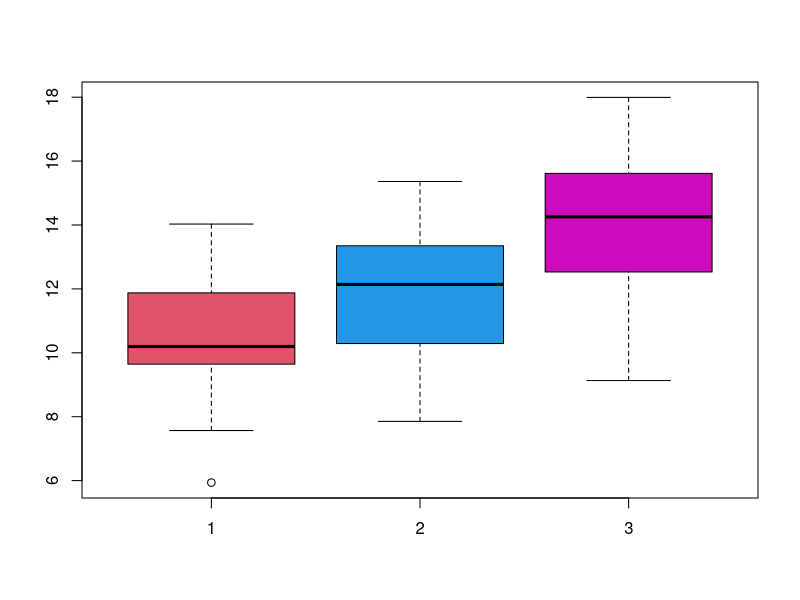

R code for this plot:
# Zadanie 7 (Test Kruskala-Wallisa)
# Masz trzy grupy:
#     Grupa A: rnorm(30, mean=10, sd=2)
#     Grupa B: rnorm(30, mean=12, sd=2)
#     Grupa C: rnorm(30, mean=14, sd=2)
# Sprawdź testem Kruskala-Wallisa, czy różnią się rozkłady.
# Następnie wykonaj testy post-hoc (np. pairwise Wilcoxona z korektą Bonferroniego) i narysuj boxploty.
# Sugerowane funkcje: kruskal.test, pairwise.wilcox.test, boxplot, p.adjust

dane_a <- rnorm(30, mean = 10, sd = 2)
dane_b <- rnorm(30, mean = 12, sd = 2)
dane_c <- rnorm(30, mean = 14, sd = 2)

# H0: rozkłady są do siebie podobne
# H1: rozkładu są do siebie niepodobne

dane <- list(dane_a, dane_b, dane_c)
kruskal.test(dane)
# p-value < 0.05 : można obalić H0, dane mają różne rozkłady

boxplot(dane, col = c(2, 4, 6))
